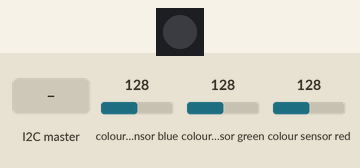
Bench run of a sketch on a simulated ESP32. On the bench: 1 RGB LEDs in strip order, left to right. The inputs (shaded band) are chosen by the test bench; at power-on: colour sensor blue 128, colour sensor green 128, colour sensor red 128. What the sketch prints to the serial monitor is not drawn.

Above: at 1.2 s.
1.3 s: the I2C master sends the byte 1
At 1.7 s:
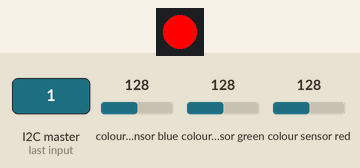
At 2.2 s:
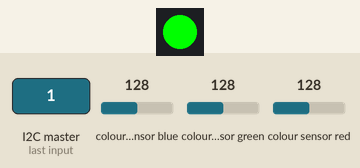
Timing chart, 0 to 8.3 s (numbered marks = the images above; inputs shaded):
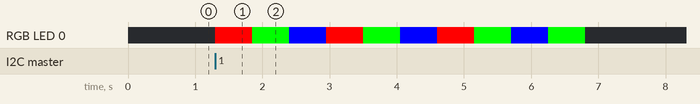

The sketch:

Target_3.ino
```cpp
#include <Wire.h>
#include <Adafruit_TCS34725.h>
#include <Adafruit_NeoPixel.h>

#define SENSOR_SDA 21
#define SENSOR_SCL 22
#define I2CBUS2_SDA 18
#define I2CBUS2_SCL 19
// ---------- CONFIG ----------
#define SLAVE_ADDR       0x44
#define SAMPLES          10
#define MAX_ERRORS       10

// ---------- COMMANDS ----------
#define CMD_START        0x01
#define CMD_STATUS       0x02
#define CMD_ERROR_COUNT  0x03
#define CMD_ERROR_VALUE  0x04

// ---------- STATUS ----------
#define ST_IDLE          0x00
#define ST_COLLECTING    0x01
#define ST_DONE          0x02

// ---------- SENSOR ----------
TwoWire I2CBUS2=TwoWire(1);
Adafruit_TCS34725 tcs(
  TCS34725_INTEGRATIONTIME_154MS,
  TCS34725_GAIN_4X
);

// ---------- WS2812 ----------
#define WS2812_PIN    23
#define WS2812_COUNT  1
Adafruit_NeoPixel strip(WS2812_COUNT, WS2812_PIN, NEO_GRB + NEO_KHZ800);

// ---------- GLOBAL STATE ----------
volatile uint8_t lastCmd = 0;
volatile uint8_t status = ST_IDLE;
volatile bool startRequested = false;


// store detected color as ID (0=unknown,1=R,2=G,3=B,4=Y,5=M,6=C,7=W,8=K)
uint8_t detected[SAMPLES];
uint8_t errorCount = 0;

// ---------- COLOR TABLE ----------
uint8_t colors[SAMPLES][3] = {
  {255,0,0},{0,255,0},{0,0,255},{255,0,0},{0,255,0},
  {0,0,255},{255,0,0},{0,255,0},{0,0,255},{0,255,0}
};

uint8_t expectedColorID[10] = {
  1,2,3,1,2,3,1,2,3,2
};

// ---------- COLOR DETECTION ----------
uint8_t detectColorID(float r, float g, float b) {
  if (r > 0.4 && g < 0.3 && b < 0.3) return 1; // Red
  if (r < 0.3 && g > 0.4 && b < 0.3) return 2; // Green
  if (r < 0.3 && g < 0.3 && b > 0.4) return 3; // Blue
  if (r > 0.4 && g > 0.4 && b < 0.3) return 4; // Yellow
  if (r > 0.4 && g < 0.3 && b > 0.4) return 5; // Magenta
  if (r < 0.3 && g > 0.4 && b > 0.4) return 6; // Cyan
  if (r > 0.35 && g > 0.35 && b > 0.35) return 7; // White
  if (r < 0.2 && g < 0.2 && b < 0.2) return 8; // Black
  return 0; // Unknown
}

void onReceive(int len) {
  if (!I2CBUS2.available()) return;

  lastCmd = I2CBUS2.read();

  if (lastCmd == CMD_START && status != ST_COLLECTING) {
    startRequested = true;
    errorCount = 0;
  }
}

void onRequest() {
  if (lastCmd == CMD_STATUS) {
    I2CBUS2.write(status);
  }
  else if (lastCmd == CMD_ERROR_COUNT) {
    I2CBUS2.write(errorCount);
  }
  lastCmd=0;
}

void Monitoring() {
   uint16_t r,g,b,c;
  for (int i=0;i<SAMPLES;i++) {
    strip.setPixelColor(0, strip.Color(
      colors[i][0], colors[i][1], colors[i][2]
    ));
    strip.show();

    vTaskDelay(250 / portTICK_PERIOD_MS);

    tcs.getRawData(&r,&g,&b,&c);
    if (c == 0) c = 1;

    float rn = (float)r / c;
    float gn = (float)g / c;
    float bn = (float)b / c;

    detected[i] = detectColorID(rn,gn,bn);
    vTaskDelay(250 / portTICK_PERIOD_MS);
  }
    // Turn LED OFF
strip.clear();
strip.show();
}

void Diagnostics() {
  errorCount = 0;

  for (int i=0;i<SAMPLES;i++) {
    if (detected[i] != expectedColorID[i]) {
      errorCount++;
      }
    }
}

void setup() {
      Serial.begin(115200);
// MAIN I2C BUS → Sensors
  Wire.begin(SENSOR_SDA, SENSOR_SCL);
  if (!tcs.begin(0x29)) {
    Serial.println(" No TCS34725 found!");
  }
  else
  {
    Serial.println("TCS34725 found");
  }

  I2CBUS2.begin(SLAVE_ADDR,I2CBUS2_SDA,I2CBUS2_SCL,100000);
  I2CBUS2.onReceive(onReceive);
  I2CBUS2.onRequest(onRequest);
  strip.begin();
  strip.show();
  uint16_t r,g,b,c;
  tcs.getRawData(&r,&g,&b,&c);
}

void loop() {
if (startRequested) {
    startRequested = false;


    status = ST_COLLECTING;

    Monitoring();
    Diagnostics();
    status = ST_DONE;
  }
}
```

Measured:
- after the input at 1.3 s, RGB LED 0: off → RGB(255, 0, 0) at once, → RGB(0, 255, 0) 0.55 s later, → RGB(0, 0, 255) 0.55 s later, → RGB(255, 0, 0) 0.55 s later, … (11 changes in this stretch)
